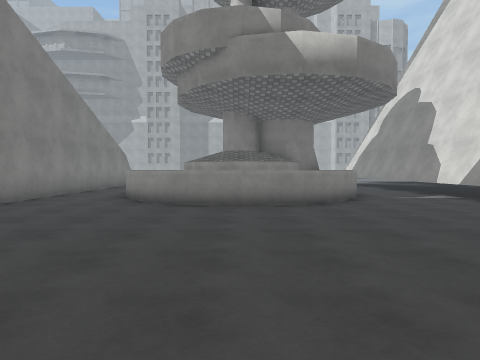
view 1 (above)

19 first-person views from a walk through a Unity game level. The camera is 1.5 m above the floor, tilts 2° down and sees 75° across. The floor is counted in squares, 2 m on a side. Each view is taken from the middle of a square. On the plan, view 1 faces up. The plan holds only what a view shows up to about 10 squares ahead; the rest is blank. The place goes on beyond the plan. Surface patterns are stand-ins for the level's own textures.

view 2
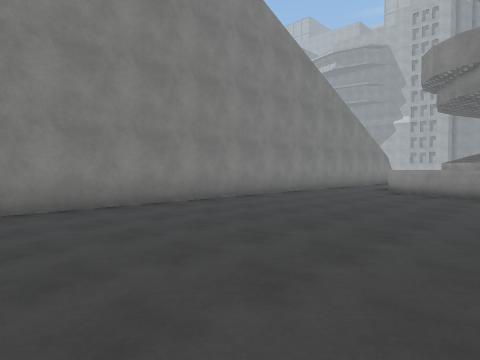

view 3
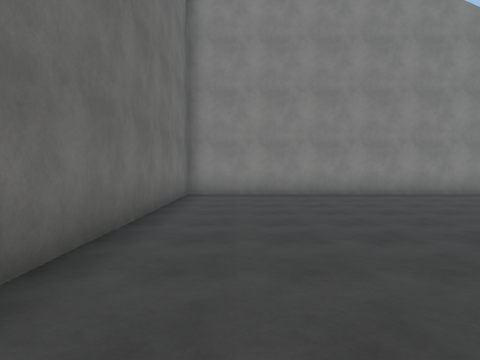

view 4
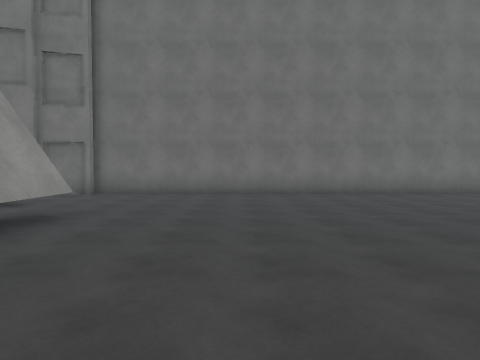

view 5
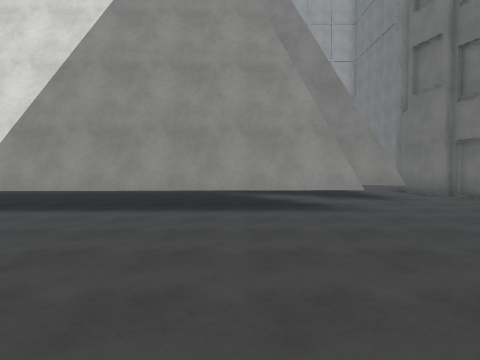

view 6
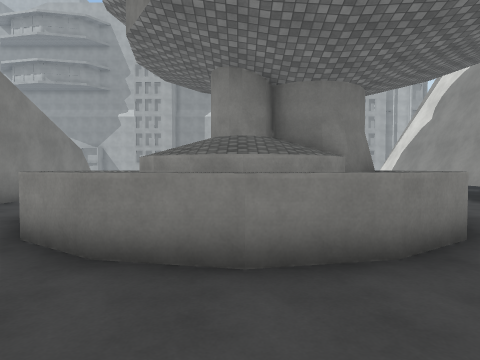

view 7
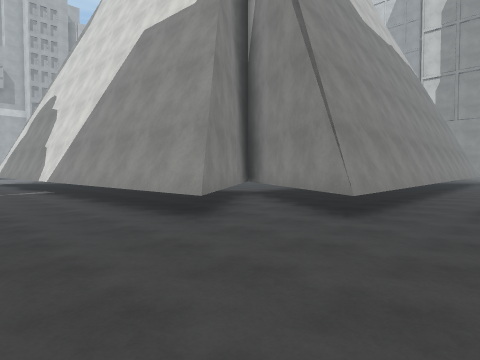

view 8
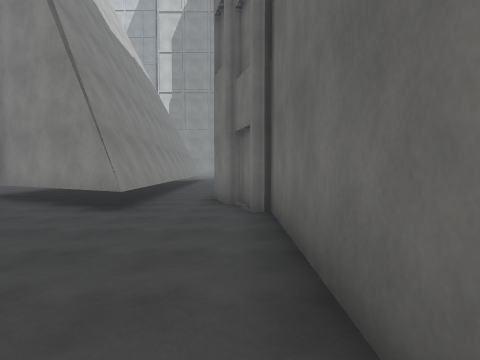

view 9
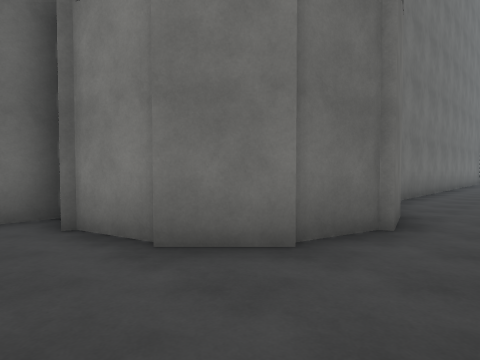

view 10
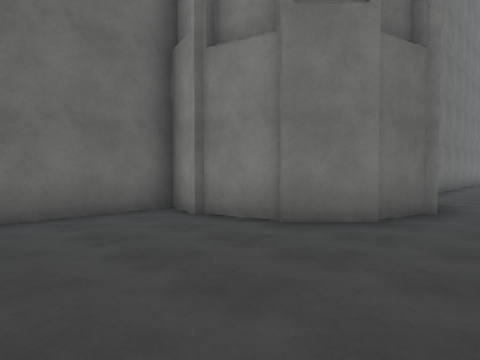

view 11
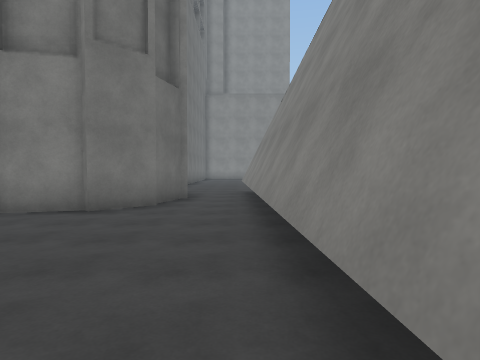

view 12
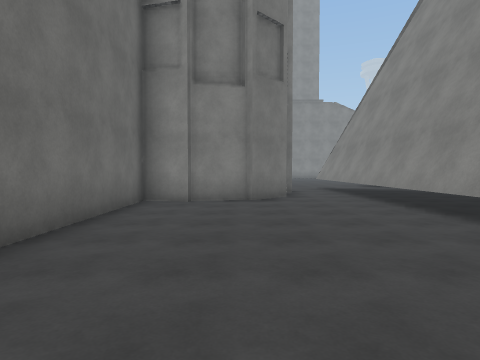

view 13
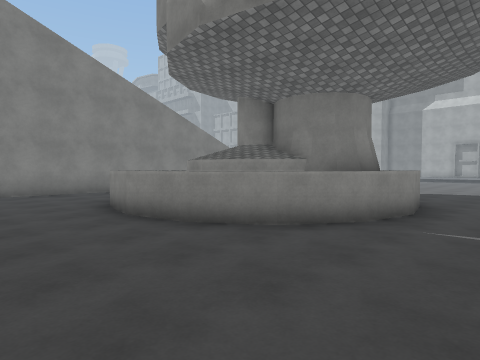

view 14
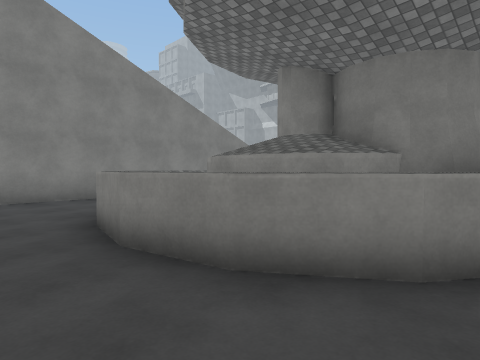

view 15
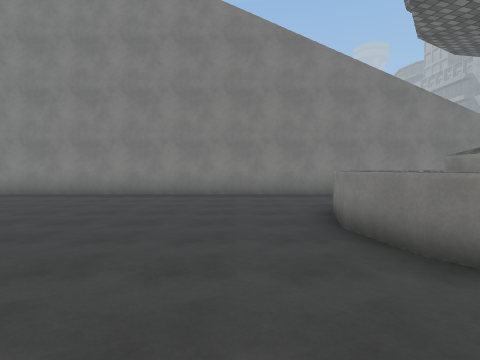

view 16
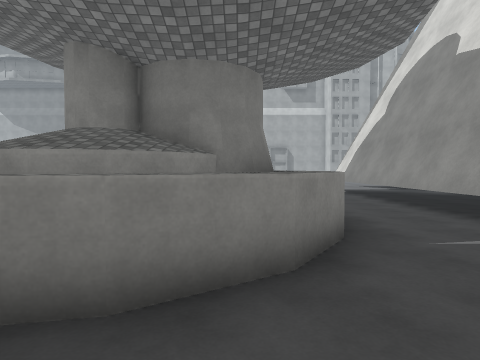

view 17
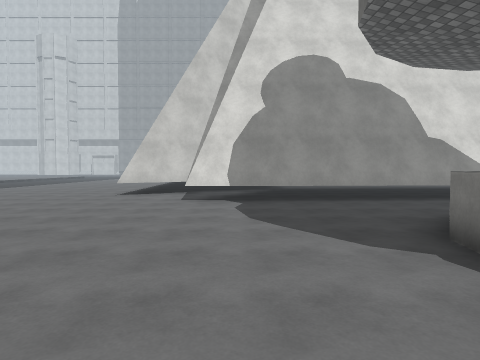

view 18
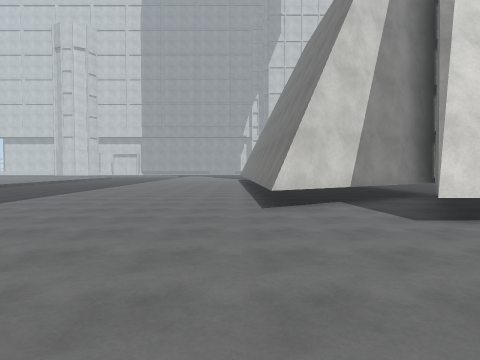

view 19
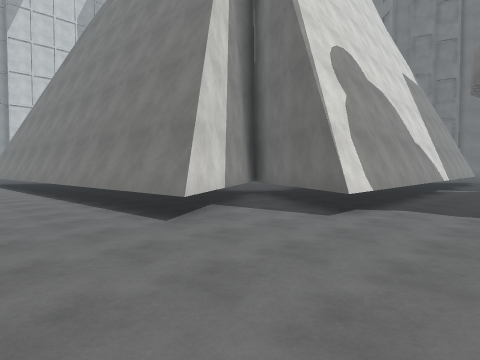

### Floor plan
Key: @ floor where view 1 was taken; # wall or solid block; . floor; ^ raised ledge.
Columns run from 5 left of view 1 to 20 right of it. Each row starts with its distance up from view 1.
 24             .....
 23            ......
 22          ........
 21         .........
 20        ............
 19       ...............
 18       ......#########
 17      ........##
 16     .......#..#
 15    ........##.#
 14 #   .......#####
 13 #    ^^....#   #
 12 #      ^...#
 11 #      ^^..#
 10 #.^    #^..#
  9 #.^^###^^..#
  8 #.^^^#^^^..#
  7 #..^^^^^...#
  6 #..........#
  5 #..........#
  4 #..........#   #
  3 #..........#####
  2 #..........##.#
  1 #..........#..#
  0 #....@.......## #######
 -1 #............####.......
 -2 #.......................
 -3 #............#####.......
 -4 ##############   #........
 -5                  #.......
 -6                  #......
 -7                  ######

Positions as (right, up) in squares from view 1, and headings:
1: (0, 0), facing up
2: (1, -3), facing up-left
3: (4, -2), facing left
4: (3, 6), facing down
5: (0, 3), facing right
6: (0, 4), facing up
7: (3, -3), facing up-right
8: (2, -3), facing right
9: (14, -1), facing down-left
10: (16, -1), facing down-left
11: (18, -1), facing left
12: (20, -4), facing left
13: (5, 4), facing up-left
14: (3, 5), facing up-left
15: (4, 5), facing left
16: (2, 5), facing up
17: (-2, 15), facing right
18: (1, 19), facing right
19: (3, 21), facing down-right
